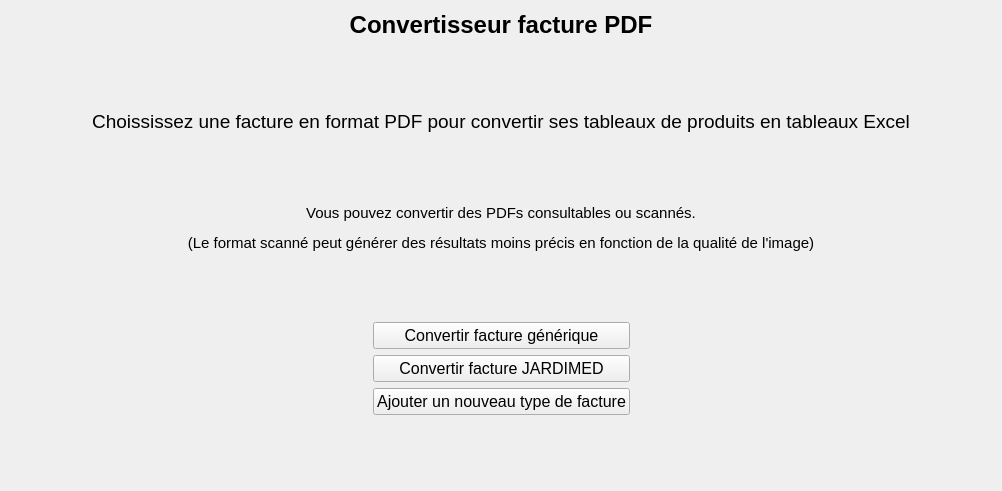
<?xml version="1.0" encoding="UTF-8"?>
<ui version="4.0">
 <class>Form</class>
 <widget class="QWidget" name="Form">
  <property name="geometry">
   <rect>
    <x>0</x>
    <y>0</y>
    <width>1002</width>
    <height>491</height>
   </rect>
  </property>
  <property name="sizePolicy">
   <sizepolicy hsizetype="Expanding" vsizetype="Expanding">
    <horstretch>0</horstretch>
    <verstretch>0</verstretch>
   </sizepolicy>
  </property>
  <property name="font">
   <font>
    <pointsize>12</pointsize>
   </font>
  </property>
  <property name="windowTitle">
   <string>Form</string>
  </property>
  <layout class="QVBoxLayout" name="verticalLayout_2">
   <item>
    <widget class="QLabel" name="label">
     <property name="font">
      <font>
       <pointsize>14</pointsize>
       <bold>true</bold>
      </font>
     </property>
     <property name="text">
      <string>&lt;html&gt;&lt;head/&gt;&lt;body&gt;&lt;p align=&quot;center&quot;&gt;&lt;span style=&quot; font-size:18pt;&quot;&gt;Convertisseur facture PDF&lt;/span&gt;&lt;/p&gt;&lt;/body&gt;&lt;/html&gt;</string>
     </property>
    </widget>
   </item>
   <item>
    <spacer name="verticalSpacer_2">
     <property name="orientation">
      <enum>Qt::Orientation::Vertical</enum>
     </property>
     <property name="sizeHint" stdset="0">
      <size>
       <width>20</width>
       <height>40</height>
      </size>
     </property>
    </spacer>
   </item>
   <item>
    <widget class="QLabel" name="label_3">
     <property name="text">
      <string>&lt;html&gt;&lt;head/&gt;&lt;body&gt;&lt;p align=&quot;center&quot;&gt;&lt;span style=&quot; font-size:14pt;&quot;&gt;Choississez une facture en format PDF pour convertir ses tableaux de produits en tableaux Excel&lt;/span&gt;&lt;/p&gt;&lt;/body&gt;&lt;/html&gt;</string>
     </property>
    </widget>
   </item>
   <item>
    <spacer name="verticalSpacer_4">
     <property name="orientation">
      <enum>Qt::Orientation::Vertical</enum>
     </property>
     <property name="sizeHint" stdset="0">
      <size>
       <width>20</width>
       <height>40</height>
      </size>
     </property>
    </spacer>
   </item>
   <item>
    <widget class="QLabel" name="label_2">
     <property name="text">
      <string>&lt;html&gt;&lt;head/&gt;&lt;body&gt;&lt;p align=&quot;center&quot;&gt;&lt;span style=&quot; font-size:11pt;&quot;&gt;Vous pouvez convertir des PDFs consultables ou scannés.&lt;/span&gt;&lt;/p&gt;&lt;p align=&quot;center&quot;&gt;&lt;span style=&quot; font-size:11pt;&quot;&gt;(Le format scanné peut générer des résultats moins précis en fonction de la qualité de l'image)&lt;/span&gt;&lt;/p&gt;&lt;/body&gt;&lt;/html&gt;</string>
     </property>
     <property name="wordWrap">
      <bool>true</bool>
     </property>
    </widget>
   </item>
   <item>
    <spacer name="verticalSpacer">
     <property name="orientation">
      <enum>Qt::Orientation::Vertical</enum>
     </property>
     <property name="sizeHint" stdset="0">
      <size>
       <width>20</width>
       <height>40</height>
      </size>
     </property>
    </spacer>
   </item>
   <item>
    <layout class="QGridLayout" name="gridLayout">
     <item row="1" column="1">
      <widget class="QPushButton" name="b_Convertir_Facture_JARDIMED">
       <property name="text">
        <string>Convertir facture JARDIMED</string>
       </property>
      </widget>
     </item>
     <item row="2" column="1">
      <widget class="QPushButton" name="b_Ajouter_Methode_Facture">
       <property name="text">
        <string>Ajouter un nouveau type de facture</string>
       </property>
      </widget>
     </item>
     <item row="0" column="0">
      <spacer name="horizontalSpacer">
       <property name="orientation">
        <enum>Qt::Orientation::Horizontal</enum>
       </property>
       <property name="sizeHint" stdset="0">
        <size>
         <width>40</width>
         <height>20</height>
        </size>
       </property>
      </spacer>
     </item>
     <item row="0" column="1">
      <widget class="QPushButton" name="b_Convertir_Facture_generique">
       <property name="text">
        <string>Convertir facture générique</string>
       </property>
      </widget>
     </item>
     <item row="0" column="2">
      <spacer name="horizontalSpacer_2">
       <property name="orientation">
        <enum>Qt::Orientation::Horizontal</enum>
       </property>
       <property name="sizeHint" stdset="0">
        <size>
         <width>40</width>
         <height>20</height>
        </size>
       </property>
      </spacer>
     </item>
    </layout>
   </item>
   <item>
    <spacer name="verticalSpacer_3">
     <property name="orientation">
      <enum>Qt::Orientation::Vertical</enum>
     </property>
     <property name="sizeHint" stdset="0">
      <size>
       <width>20</width>
       <height>40</height>
      </size>
     </property>
    </spacer>
   </item>
  </layout>
 </widget>
 <resources/>
 <connections/>
</ui>
